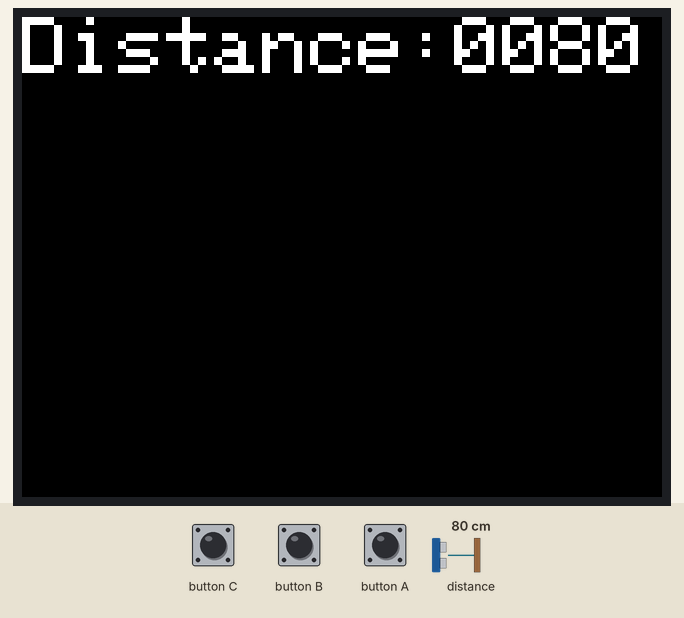
The sketch below on a simulated ESP32. On the bench: 320×240 colour display. The inputs (shaded band) are chosen by the test bench; at power-on: distance to the obstacle 80 cm. What the sketch prints to the serial monitor is not drawn.

Above: at 1.3 s.
1.4 s: distance to the obstacle set to 2 cm
At 2.4 s:
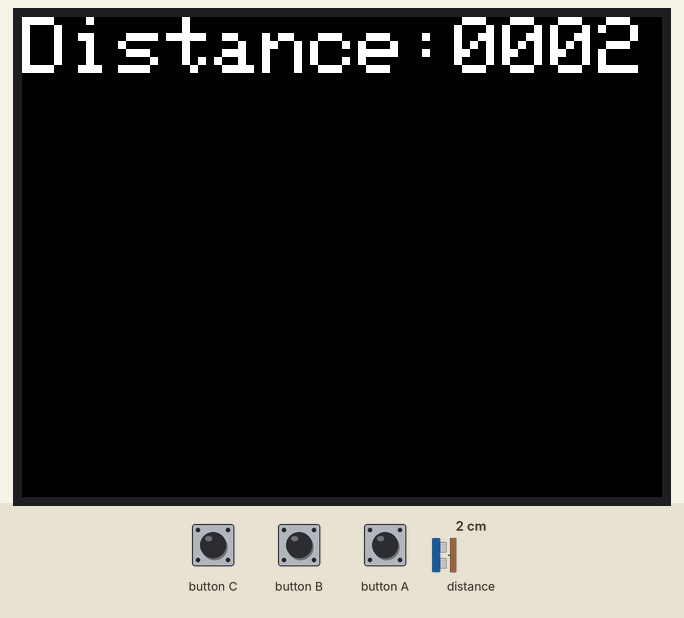
2.9 s: distance to the obstacle set to 4 cm
At 3.6 s:
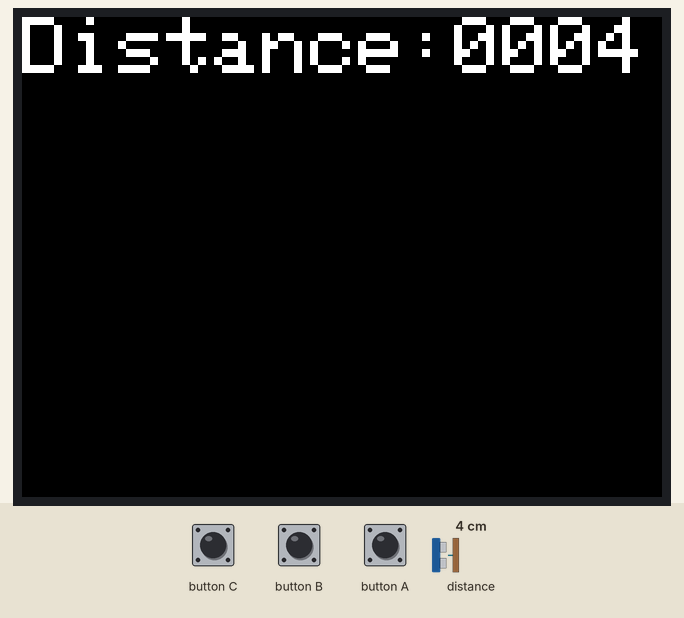
4.4 s: distance to the obstacle set to 9 cm
At 4.8 s:
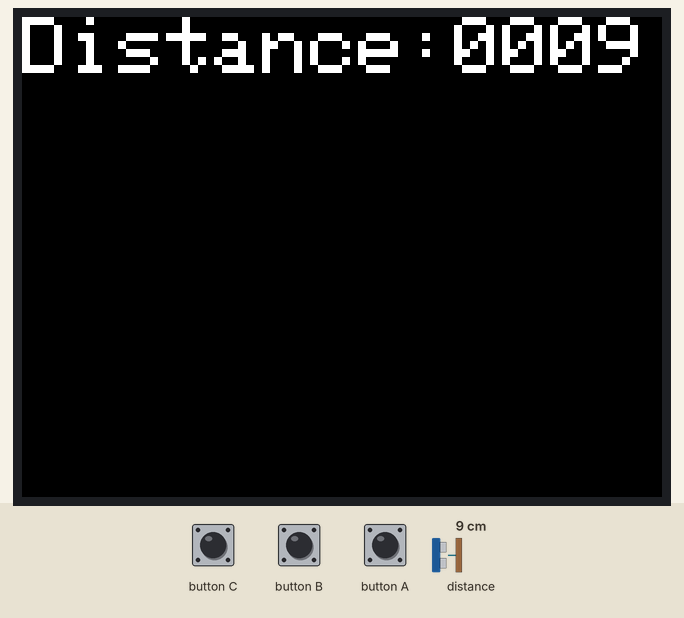
Timing chart, 0 to 7.4 s (numbered marks = the images above; inputs shaded):
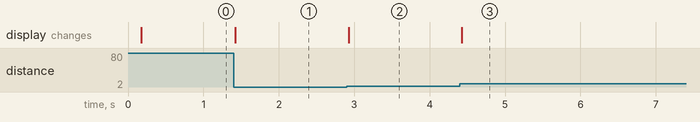

Measured:
- after the input at 1.4 s, the display: changes at once (image 1)
- after the input at 2.9 s, the display: changes at once (image 2)
- after the input at 4.4 s, the display: changes at once (image 3)

The sketch:

tfmini_m5stack.ino
```cpp
 #include <SoftwareSerial.h>
 #include "TFMini.h"
 #include <M5Stack.h>
 //SoftwareSerial mySerial(16,17);


 // Setup software serial port
 TFMini tfmini;

 void setup() {
   // Step 1: Initialize hardware serial port (serial debug port)
   int i=0;

   M5.begin();
   Serial.begin(115200);
   Serial1.begin(115200, SERIAL_8N1, 16, 17); // EXT_IO
 //mySerial.begin(115200);
   // wait for serial port to connect. Needed for native USB port only
   while (!Serial);

   Serial.println ("Initializing...");

   // Step 2: Initialize the data rate for the SoftwareSerial port

   // Step 3: Initialize the TF Mini sensor
   tfmini.begin(&Serial1);
 }


 void loop() {
   // Take one TF Mini distance measurement
   uint16_t dist = tfmini.getDistance();
   uint16_t strength = tfmini.getRecentSignalStrength();

   // Display the measurement
   M5.Lcd.setCursor(0, 0); // カーソル
    M5.Lcd.setTextColor(WHITE, BLACK);  // 色
    M5.Lcd.setTextSize(4);  // 文字サイズ
 if( dist < 6000){

   Serial.println(dist);
   M5.Lcd.printf("Distance:%04d",dist);
   }
   //Serial.print(" cm      sigstr: ");
   //Serial.println(strength);


   // Wait some short time before taking the next measurement
   delay(5);
     M5.update();

 }
```
